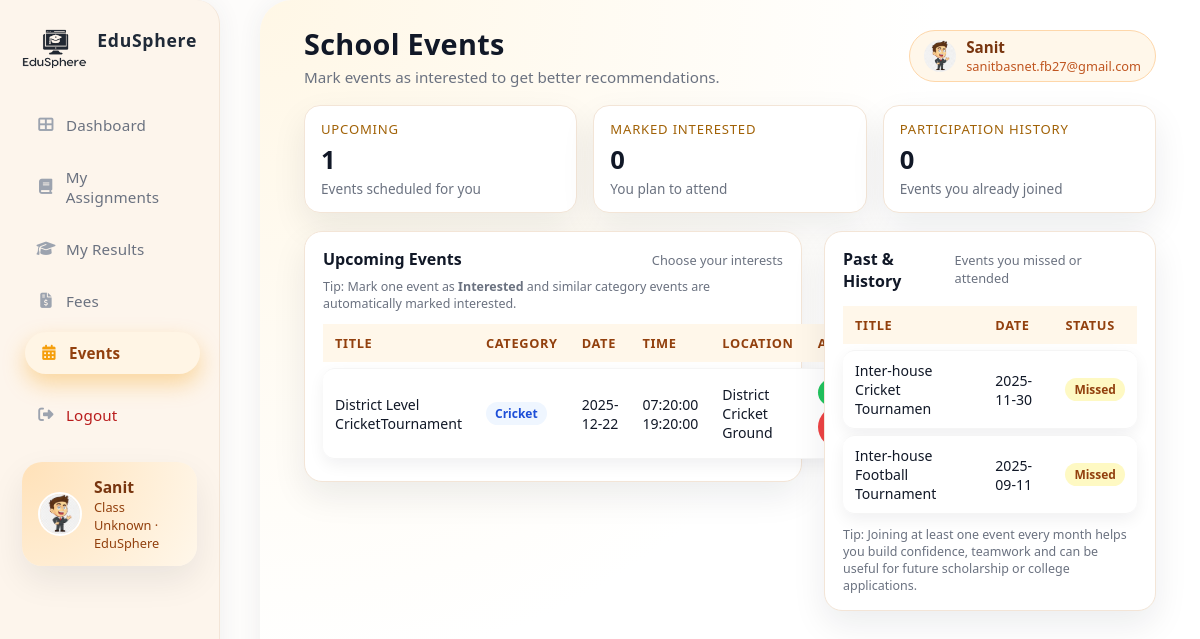
Screenshot of /dashboards/student/events.php (signed in) with the database file from the repository.
### tables this page shows
CREATE TABLE `events` (
  `id` int(11) NOT NULL,
  `title` varchar(255) NOT NULL,
  `description` text DEFAULT NULL,
  `image_path` varchar(255) DEFAULT NULL,
  `category_id` int(11) NOT NULL,
  `event_date` date NOT NULL,
  `start_time` time DEFAULT NULL,
  `end_time` time DEFAULT NULL,
  `location` varchar(255) DEFAULT NULL,
  `created_by` int(11) NOT NULL,
  `updated_by` int(11) DEFAULT NULL,
  `created_at` timestamp NOT NULL DEFAULT current_timestamp(),
  `updated_at` timestamp NULL DEFAULT NULL ON UPDATE current_timestamp(),
  `is_active` tinyint(1) DEFAULT 1
);

CREATE TABLE `event_categories` (
  `id` int(11) NOT NULL,
  `name` varchar(100) NOT NULL
);

### functions/EventManager.php (called while the page is built, shortened)
<?php
class EventManager
{
    private $db;
    public function __construct(PDO $db)
    {
        $this->db = $db;
    }
    public function getUpcomingEventsForUser(int $userId, int $limit = 100): array
    {
        $limit = (int)$limit;
        $sql = "
            SELECT
                e.*,
                c.name AS category_name,
                ep.status AS participation_status
            FROM events e
            JOIN event_categories c ON e.category_id = c.id
            LEFT JOIN event_participation ep
                   ON ep.event_id = e.id AND ep.user_id = :uid
            WHERE e.is_active = 1
              AND e.event_date >= CURDATE()
              AND (ep.status IS NULL OR ep.status <> 'not_interested')
            ORDER BY e.event_date ASC, e.start_time ASC
            LIMIT $limit
        ";
        $stmt = $this->db->prepare($sql);
        $stmt->bindValue(':uid', $userId, PDO::PARAM_INT);
        $stmt->execute();
        return $stmt->fetchAll();
    }
    public function getPastEventsForUser(int $userId, int $limit = 100): array
    {
        $limit = (int)$limit;
        $sql = "
            SELECT
                e.*,
                c.name AS category_name,
                ep.status AS participation_status
            FROM events e
            JOIN event_categories c ON e.category_id = c.id
            LEFT JOIN event_participation ep
                   ON ep.event_id = e.id AND ep.user_id = :uid
            WHERE e.is_active = 1
              AND (
                    e.event_date < CURDATE()
                    OR ep.status = 'not_interested'
                  )
            ORDER BY
                e.event_date DESC,
                e.start_time DESC
            LIMIT $limit
        ";
        $stmt = $this->db->prepare($sql);
        $stmt->bindValue(':uid', $userId, PDO::PARAM_INT);
        $stmt->execute();
        return $stmt->fetchAll();
    }
}

### dashboards/student/events.php (the view, shortened to what this page needs)
<?php
$student_name  = $_SESSION['student_name']  ?? 'Student';
$student_email = $_SESSION['student_email'] ?? 'student@example.com';
$student_class = $_SESSION['class'] ?? 'Unknown';
require_once '../../includes/db.php';
require_once '../../functions/EventManager.php';
$eventManager   = new EventManager($conn);
$userId         = (int)$_SESSION['user_id'];
$upcomingEvents = $eventManager->getUpcomingEventsForUser($userId, 100);
$pastEvents     = $eventManager->getPastEventsForUser($userId, 100);
$upcomingCount          = count($upcomingEvents);
$markedInterestedCount  = 0;
$participationHistory   = 0;
?>
<!DOCTYPE html>
<html lang="en">
<head>
  <link rel="stylesheet" href="../../assets/css/dashboard.css" />
  <link rel="stylesheet" href="https://cdnjs.cloudflare.com/ajax/libs/font-awesome/6.5.0/css/all.min.css" />
</head>
<body>
<div class="app-shell">
  <aside class="sidebar">
    <div>
      <div class="logo">
        <img src="../../assets/img/logo.png" alt="EduSphere Logo" />
        <span>EduSphere</span>
      </div>
      <nav class="nav">
        <a href="dashboard.php"><i class="fas fa-th-large"></i> Dashboard</a>
        <a href="assignments.php"><i class="fas fa-book"></i> My Assignments</a>
        <a href="results.php"><i class="fas fa-graduation-cap"></i> My Results</a>
        <a href="fees.php"><i class="fas fa-file-invoice-dollar"></i> Fees</a>
        <a href="events.php" class="active"><i class="fas fa-calendar-alt"></i> Events</a>
        <a href="/edusphere/auth/logout.php" class="logout"><i class="fas fa-sign-out-alt"></i> Logout</a>
      </nav>
      <div class="sidebar-student-card">
        <img src="../../assets/img/user.jpg" alt="Student" />
        <div>
          <div class="name"><?= htmlspecialchars($student_name) ?></div>
          <div class="role">Class <?= htmlspecialchars($student_class) ?> · EduSphere</div>
        </div>
      </div>
    </div>
  </aside>
  <main class="main">
    <div class="main-inner">
      <div class="main-header">
        <div class="main-header-left">
          <h2>School Events</h2>
          <p>Mark events as interested to get better recommendations.</p>
        </div>
        <div class="main-header-right">
          <div class="header-avatar">
            <img src="../../assets/img/user.jpg" alt="Student" />
            <div>
              <div class="name"><?= htmlspecialchars($student_name) ?></div>
              <div class="role"><?= htmlspecialchars($student_email) ?></div>
            </div>
          </div>
        </div>
      </div>
      <div class="stats-strip">
        <div class="stat-card">
          <div class="stat-label">Upcoming</div>
          <div class="stat-value"><?= $upcomingCount ?></div>
          <div class="stat-sub">Events scheduled for you</div>
        </div>
        <div class="stat-card">
          <div class="stat-label">Marked Interested</div>
          <div class="stat-value"><?= $markedInterestedCount ?></div>
          <div class="stat-sub">You plan to attend</div>
        </div>
        <div class="stat-card">
          <div class="stat-label">Participation History</div>
          <div class="stat-value"><?= $participationHistory ?></div>
          <div class="stat-sub">Events you already joined</div>
        </div>
      </div>
      <div class="events-layout">
        <section class="panel">
          <div class="panel-header">
            <h3>Upcoming Events</h3>
            <span>Choose your interests</span>
          </div>
          <p class="panel-note">
            Tip: Mark one event as <strong>Interested</strong> and similar category events are automatically marked interested.
          </p>
          <?php if (empty($upcomingEvents)): ?>
            <div class="events-empty">No upcoming events right now.</div>
          <?php else: ?>
            <table class="events-table">
              <thead>
                <tr>
                  <th>Title</th>
                  <th>Category</th>
                  <th>Date</th>
                  <th>Time</th>
                  <th>Location</th>
                  <th>Action</th>
                </tr>
              </thead>
              <tbody>
              <?php foreach ($upcomingEvents as $e): ?>
                <?php $status = $e['participation_status']; ?>
                <tr>
                  <td><?= htmlspecialchars($e['title']) ?></td>
                  <td>
                    <span class="category-pill">
                      <?= htmlspecialchars($e['category_name']) ?>
                    </span>
                  </td>
                  <td><?= htmlspecialchars($e['event_date']) ?></td>
                  <td><?= htmlspecialchars(($e['start_time'] ?? '') . ' ' . ($e['end_time'] ?? '')) ?></td>
                  <td><?= htmlspecialchars($e['location'] ?? '') ?></td>
                  <td>
                    <?php if ($status === null): ?>
                      <button
                        class="btn btn-interest"
                        data-event-id="<?= (int)$e['id'] ?>"
                        data-status="interested">
                      </button>
                      <button
                        class="btn btn-not-interest"
                        data-event-id="<?= (int)$e['id'] ?>"
                        data-status="not_interested">
                      </button>
                    <?php endif; ?>
                  </td>
                </tr>
              <?php endforeach; ?>
              </tbody>
            </table>
          <?php endif; ?>
        </section>
        <aside class="panel">
          <div class="panel-header">
            <h3>Past & History</h3>
            <span>Events you missed or attended</span>
          </div>
          <?php if (empty($pastEvents)): ?>
            <div class="events-empty">No past or uninterested events recorded.</div>
          <?php else: ?>
            <table class="events-table">
              <thead>
                <tr>
                  <th>Title</th>
                  <th>Date</th>
                  <th>Status</th>
                </tr>
              </thead>
              <tbody>
              <?php foreach ($pastEvents as $e): ?>
                <?php
                  $status = $e['participation_status'];
                  if ($status === null) {
                      $statusLabel = 'Missed';
                      $statusClass = 'status-missed';
                  } elseif ($status === 'not_interested') {
                      $statusLabel = 'Not Interested';
                      $statusClass = 'status-not-interested';
                  }
                ?>
                <tr>
                  <td><?= htmlspecialchars($e['title']) ?></td>
                  <td><?= htmlspecialchars($e['event_date']) ?></td>
                  <td>
                    <span class="status-pill <?= $statusClass ?>">
                      <?= htmlspecialchars($statusLabel) ?>
                    </span>
                  </td>
                </tr>
              <?php endforeach; ?>
              </tbody>
            </table>
          <?php endif; ?>
          <p class="panel-note">
            Tip: Joining at least one event every month helps you build confidence, teamwork and can be useful for future scholarship or college applications.
          </p>
        </aside>
      </div>
    </div>
  </main>
</div>
</body>
</html>

### assets/css/dashboard.css (style rules this page uses)
:root { --bg-page: #f5eee9; --bg-shell: #fdfcfb; --bg-sidebar: #fdf5ec; --bg-main: #ffffff; --accent: #f59e0b; --accent-strong: #f97316; --accent-soft: #fff1d6; --text-main: #111827; --text-muted: #6b7280; --border-soft: #f3e5d7; --input-bg: #f9fafb; --input-border: #e5e7eb; --error-bg: #fef2f2; --error-border: #fecaca; --error-text: #b91c1c; --info-bg: #eff6ff; --info-border: #bfdbfe; --info-text: #1d4ed8; --shadow-soft: 0 2px 24px rgba(60, 72, 88, 0.07); --shadow-card: 0 14px 34px rgba(15, 23, 42, 0.08); }
*, *::before, *::after { margin: 0; padding: 0; box-sizing: border-box; }
body { font-family: system-ui, -apple-system, BlinkMacSystemFont, "Segoe UI", sans-serif; background: radial-gradient(circle at top left, #ffe4c7 0, #fdf2e9 35%, #f5eee9 100%); color: var(--text-main); display: flex; height: 100vh; width: 100%; overflow: hidden; transition: background 0.3s ease, color 0.3s ease; }
.sidebar { background: var(--bg-sidebar); width: 220px; min-width: 200px; padding: 32px 18px; box-shadow: var(--shadow-soft); display: flex; flex-direction: column; justify-content: space-between; border-right: 1px solid var(--border-soft); border-radius: 0 24px 24px 0; transition: box-shadow 0.3s; }
.logo img { width: 80px; margin-bottom: 8px; }
.logo span { display: block; font-weight: 700; font-size: 1.1rem; color: #1f2937; letter-spacing: 0.04em; margin-bottom: 24px; }
.nav { display: flex; flex-direction: column; gap: 8px; }
.nav a, .nav-link { text-decoration: none; font-size: 15px; color: var(--text-muted); padding: 10px 18px; border-radius: 999px; transition: background 0.18s, color 0.18s, box-shadow 0.18s, transform 0.18s; font-weight: 500; letter-spacing: 0.01em; margin-bottom: 2px; display: flex; align-items: center; gap: 10px; }
.nav a i, .nav-link i { width: 18px; text-align: center; font-size: 0.9rem; color: #9ca3af; }
.nav a.active, .nav-link.active, .nav a:hover, .nav-link:hover { background: var(--accent-soft); color: #92400e; box-shadow: 0 10px 22px rgba(245, 158, 11, 0.35); transform: translateX(3px); }
.nav a.active i, .nav-link.active i { color: var(--accent); }
.nav a.logout { margin-top: 10px; color: #b91c1c; }
.main { flex: 1; background: radial-gradient(circle at top left, #fff7e6 0, #ffffff 55%); padding: 36px 48px; border-radius: 32px 0 0 32px; overflow-y: auto; min-height: 100vh; box-sizing: border-box; box-shadow: var(--shadow-soft); transition: background 0.3s; }
.main-inner { max-width: 1320px; margin: 0 auto; }
.header, .main-header { display: flex; justify-content: space-between; align-items: center; margin-bottom: 24px; }
.header h2, .main-header h2, .main-header-left h2 { color: var(--text-main); font-size: 1.8rem; font-weight: 800; letter-spacing: 0.01em; }
.header p, .main-header p, .main-header-left p { font-size: 0.95rem; color: var(--text-muted); font-weight: 400; }
.header-right, .main-header-right { display: flex; align-items: center; gap: 12px; }
.header-avatar { display: flex; align-items: center; gap: 10px; padding: 6px 14px; border-radius: 999px; background: #fff7ea; border: 1px solid #fed7aa; cursor: pointer; min-width: 180px; transition: background 0.15s, transform 0.15s, box-shadow 0.15s; }
.header-avatar img { width: 32px; height: 32px; border-radius: 50%; object-fit: cover; }
.header-avatar .name { font-size: 0.95rem; font-weight: 600; color: #78350f; }
.header-avatar .role { font-size: 0.8rem; color: #c05621; }
.hero-card, .panel, .stat-card { background: var(--bg-main); border-radius: 18px; box-shadow: var(--shadow-card); border: 1px solid var(--border-soft); padding: 18px 20px; transition: transform 0.16s ease-out, box-shadow 0.16s ease-out; }
.stat-card .stat-label { font-size: 0.82rem; text-transform: uppercase; letter-spacing: 0.06em; color: #a16207; margin-bottom: 4px; }
.stat-card .stat-value { font-size: 1.6rem; font-weight: 700; margin-bottom: 2px; color: var(--text-main); }
.stat-card .stat-sub { font-size: 0.85rem; color: var(--text-muted); }
.panel-header { display: flex; justify-content: space-between; align-items: center; margin-bottom: 10px; }
.panel-header span { font-size: 0.82rem; color: var(--text-muted); }

### rows the page displays
events: title "District Level CricketTournament", category.name "Cricket", event_date "2025-12-22", start_time+end_time "07:20:00 19:20:00", location "District Cricket Ground"
events: title "Inter-house Cricket Tournamen", event_date "2025-11-30", statusLabel "Missed"
events: title "Inter-house Football Tournament", event_date "2025-09-11", statusLabel "Missed"

### other values shown
$student_name "Sanit"
$student_class "Unknown"
$student_email "sanitbasnet.fb27@gmail.com"
$upcomingCount "1"
$markedInterestedCount "0"
$participationHistory "0"
